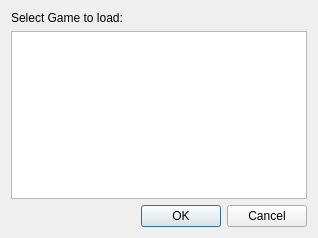
<?xml version="1.0" encoding="UTF-8"?>
<ui version="4.0">
 <class>loadGamePicker</class>
 <widget class="QDialog" name="loadGamePicker">
  <property name="geometry">
   <rect>
    <x>0</x>
    <y>0</y>
    <width>318</width>
    <height>238</height>
   </rect>
  </property>
  <property name="windowTitle">
   <string>Load Game</string>
  </property>
  <layout class="QGridLayout" name="gridLayout">
   <item row="1" column="0" colspan="2">
    <widget class="QListWidget" name="gameList"/>
   </item>
   <item row="2" column="0" rowspan="2" colspan="2">
    <widget class="QDialogButtonBox" name="buttonBox">
     <property name="orientation">
      <enum>Qt::Horizontal</enum>
     </property>
     <property name="standardButtons">
      <set>QDialogButtonBox::Cancel|QDialogButtonBox::Ok</set>
     </property>
    </widget>
   </item>
   <item row="0" column="0">
    <widget class="QLabel" name="label">
     <property name="text">
      <string>Select Game to load:</string>
     </property>
    </widget>
   </item>
  </layout>
 </widget>
 <resources/>
 <connections>
  <connection>
   <sender>buttonBox</sender>
   <signal>accepted()</signal>
   <receiver>loadGamePicker</receiver>
   <slot>accept()</slot>
   <hints>
    <hint type="sourcelabel">
     <x>248</x>
     <y>254</y>
    </hint>
    <hint type="destinationlabel">
     <x>157</x>
     <y>274</y>
    </hint>
   </hints>
  </connection>
  <connection>
   <sender>buttonBox</sender>
   <signal>rejected()</signal>
   <receiver>loadGamePicker</receiver>
   <slot>reject()</slot>
   <hints>
    <hint type="sourcelabel">
     <x>316</x>
     <y>260</y>
    </hint>
    <hint type="destinationlabel">
     <x>286</x>
     <y>274</y>
    </hint>
   </hints>
  </connection>
 </connections>
</ui>
